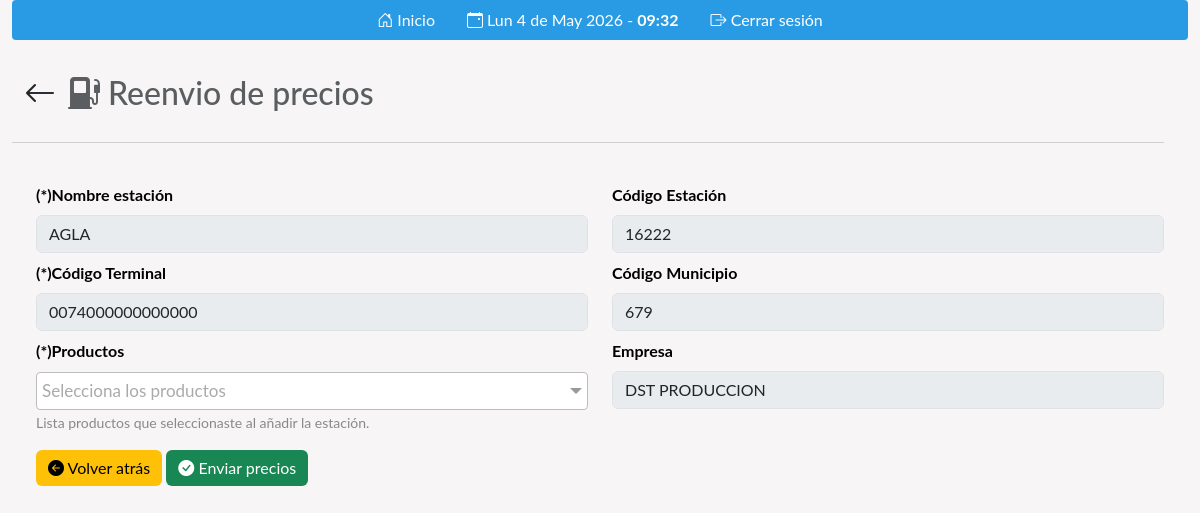
The page /enviar_precios_estacion.php?id_eess=16222 (signed in) on the database its author committed.
### tables this page shows
CREATE TABLE IF NOT EXISTS `mityc_establecimientos` (
  `ID_EESS_MITYC` int(11) NOT NULL,
  `CODIGO_MUNICIPIO` int(11) NOT NULL,
  `NOMBRE_ESTABLECIMIENTO` varchar(100) NOT NULL DEFAULT '',
  PRIMARY KEY (`ID_EESS_MITYC`,`CODIGO_MUNICIPIO`),
  KEY `ID_EESS_MITYC` (`ID_EESS_MITYC`),
  KEY `FK_MITYC_ESTABLECIMIENTOS_MITYC_MUNICIPIOS` (`CODIGO_MUNICIPIO`),
  CONSTRAINT `FK_MITYC_ESTABLECIMIENTOS_MITYC_MUNICIPIOS` FOREIGN KEY (`CODIGO_MUNICIPIO`) REFERENCES `mityc_municipios` (`CODIGO`) ON DELETE CASCADE ON UPDATE CASCADE
);

CREATE TABLE IF NOT EXISTS `mityc_precios` (
  `CODIGO_EESS` int(11) NOT NULL,
  `ID_MUNICIPIO` int(11) NOT NULL,
  `CODIGO_PRODUCTO` varchar(50) NOT NULL,
  `CODIGO_PRODUCTO_CA` int(11) NOT NULL,
  `PRECIO` varchar(50) DEFAULT NULL,
  `FECHA_UPD` datetime NOT NULL,
  `FETCH_DATE` datetime NOT NULL,
  PRIMARY KEY (`CODIGO_EESS`,`ID_MUNICIPIO`,`CODIGO_PRODUCTO`,`CODIGO_PRODUCTO_CA`),
  KEY `CODIGO_EESS` (`CODIGO_EESS`),
  KEY `ID_MUNICIPIO` (`ID_MUNICIPIO`),
  KEY `CODIGO_PRODUCTO` (`CODIGO_PRODUCTO`),
  KEY `CODIGO_PRODUCTO_CA` (`CODIGO_PRODUCTO_CA`),
  CONSTRAINT `FK_MITYC_PRECIOS_MITYC_ESTABLECIMIENTOS` FOREIGN KEY (`CODIGO_EESS`) REFERENCES `mityc_establecimientos` (`ID_EESS_MITYC`) ON DELETE CASCADE ON UPDATE CASCADE,
  CONSTRAINT `FK_MITYC_PRECIOS_MITYC_MUNICIPIOS` FOREIGN KEY (`ID_MUNICIPIO`) REFERENCES `mityc_municipios` (`CODIGO`) ON DELETE CASCADE ON UPDATE CASCADE,
  CONSTRAINT `FK_MITYC_PRECIOS_MITYC_PRODUCTOS` FOREIGN KEY (`CODIGO_PRODUCTO`) REFERENCES `mityc_productos` (`CODIGO`) ON DELETE CASCADE ON UPDATE CASCADE,
  CONSTRAINT `FK_MITYC_PRECIOS_MITYC_PRODUCTOS_2` FOREIGN KEY (`CODIGO_PRODUCTO_CA`) REFERENCES `mityc_productos` (`CODIGO_CA`) ON DELETE CASCADE ON UPDATE CASCADE
);

CREATE TABLE IF NOT EXISTS `establecimientos_empresa` (
  `CODIGO_EESS` int(11) NOT NULL,
  `CODIGO_EMPRESA` int(11) NOT NULL,
  `CODIGO_TERMINAL` varchar(100) DEFAULT NULL,
  `ESTADO` int(1) DEFAULT 1,
  PRIMARY KEY (`CODIGO_EESS`,`CODIGO_EMPRESA`),
  KEY `FK__EMPRESAS` (`CODIGO_EMPRESA`),
  CONSTRAINT `FK__EMPRESAS` FOREIGN KEY (`CODIGO_EMPRESA`) REFERENCES `empresas` (`CODIGO`) ON DELETE CASCADE ON UPDATE CASCADE,
  CONSTRAINT `FK__MITYC_ESTABLECIMIENTOS` FOREIGN KEY (`CODIGO_EESS`) REFERENCES `mityc_establecimientos` (`ID_EESS_MITYC`) ON DELETE CASCADE ON UPDATE CASCADE
);

CREATE TABLE IF NOT EXISTS `empresas` (
  `CODIGO` int(11) NOT NULL AUTO_INCREMENT,
  `EMPRESA` varchar(50) NOT NULL,
  `IP` varchar(50) NOT NULL,
  `PUERTO` varchar(50) NOT NULL DEFAULT '0',
  PRIMARY KEY (`CODIGO`) USING BTREE
);

### WriteLog.php (called while the page is built, shortened)
<?php
class WriteLog
{
    public function __construct()
    {
        $this->logDirectory = "/var/www/Envio_Precios/log/";
        $this->data_name = "log-".date('Ymd').".log";
        $last_log = "log-".date('Ymd', strtotime("-29 days")).".log";
    }
}
?>

### db/Conex.php (called while the page is built, shortened)
<?php
include_once '../WriteLog.php';
class Conex
{
    private $log;
    public static function conectar()
    {
        try {
            $db = new PDO("mysql:host=localhost;dbname=ENVIO_PRECIOS_MITYC", "root", "");
            $db->setAttribute(PDO::ATTR_ERRMODE, PDO::ERRMODE_EXCEPTION);
            $db->exec("SET CHARACTER SET UTF8");
        } catch (Exception $e) {
            self::$log = fopen('log/log.txt', 'a');
            fwrite(self::$log, "Error de conexión BBDD:" . $e->getMessage() . PHP_EOL);
            fclose(self::$log);
            die("Error de conexión:" . $e->getMessage());
        }
        return $db;
    }
}
?>

### web/inc/funciones.php (called while the page is built, shortened)
<?php
include_once '../db/Conex.php';
include_once '../WriteLog.php';
class Funciones
{
    private $db;
    public function __construct()
    {
        $this->db = Conex::conectar();
    }
    public function GetPreciosExistentes($id_eess)
    {
        $sql = "SELECT mp.CODIGO_EESS, me.NOMBRE_ESTABLECIMIENTO, ee.CODIGO_TERMINAL, me.CODIGO_MUNICIPIO, ee.CODIGO_EMPRESA, e.EMPRESA ,mp.CODIGO_PRODUCTO, mp.CODIGO_PRODUCTO_CA, mp.PRECIO, mp.FECHA_UPD FROM MITYC_PRECIOS mp
                INNER JOIN ESTABLECIMIENTOS_EMPRESA ee
                    ON ee.CODIGO_EESS = mp.CODIGO_EESS
                INNER JOIN EMPRESAS e
                    ON e.CODIGO = ee.CODIGO_EMPRESA
                INNER JOIN MITYC_ESTABLECIMIENTOS me
                    ON me.ID_EESS_MITYC = mp.CODIGO_EESS
                WHERE mp.CODIGO_EESS = :id_eess";
        $stmt = $this->db->prepare($sql);
        $stmt->bindParam(':id_eess', $id_eess);
        $stmt->execute();
        $precios = $stmt->fetchAll(PDO::FETCH_ASSOC);
        return $precios;
    }
}

### web/enviar_precios_estacion.php (the view, shortened to what this page needs)
<?php
    include 'inc/header.php';
    include_once 'inc/funciones.php';
    $funciones = new Funciones();
    $datos_eess = array();
    if($_SERVER['REQUEST_METHOD'] == 'POST'){
        $id_eess = $_POST['CODIGO_EESS'];
        $datos_eess = $funciones->GetPreciosExistentes($id_eess);
        $post_data = array();
        $post_data['CODIGO_EESS'] = $_POST['CODIGO_EESS'];
        $post_data['CODIGO_MUNICIPIO'] = $_POST['CODIGO_MUNICIPIO'];
        $post_data['CODIGO_EMPRESA'] = $_POST['CODIGO_EMPRESA'];
        $post_data['PRODUCTOS'] = $_POST['productos'];
        foreach($post_data['PRODUCTOS'] as $p){
            $post_data['PRECIOS'] [] = $funciones->GetPreciosEESS($post_data['CODIGO_EESS'], $post_data['CODIGO_MUNICIPIO'], $p);
        }
        if($funciones->addPrecios($post_data)){
            Header("Location: envios.php?success=1");
        }else{
            Header("Location: listado-estaciones.php?error=1");
        }
    }else{
        if(isset($_GET['id_eess'])){
            $id_eess = $_GET['id_eess'];
            $datos_eess = $funciones->GetPreciosExistentes($id_eess);
        }else{
            Header("Location: listado-estaciones.php?error=1");
        }
    }
?>
<div class="row">
    <div class="col-lg-12 p-4 ps-0">
        <div class="d-flex align-items-center">
            <a href="listado-estaciones.php" class="btn btn-outline"><h2><i class="bi bi-arrow-left"></i></h2></a>
            <h2><i class="bi bi-fuel-pump-fill pe-2"></i></i>Reenvio de precios</h2>
        </div>
        <hr />
    </div>
</div>
<div class="container">
    <form action="<?php echo $_SERVER['PHP_SELF']; ?>" method="POST" id="form-estacion">
        <div class="row">
            <div class="col">
                <label for="nombre" class="form-label">(*)Nombre estación</label>
                <input type="text" class="form-control" id="nombre" name="nombre" placeholder="Nombre de la estación" value="<?php echo $datos_eess[0]['NOMBRE_ESTABLECIMIENTO']; ?>" disabled/>
            </div>
            <div class="col">
                <label for="codestacion" class="form-label">Código Estación </label>
                <input type="text" class="form-control" id="codestacion" placeholder="Código Estación" value="<?php echo $datos_eess[0]['CODIGO_EESS']; ?>" disabled/>
            </div>
        </div>
        <div class="row pt-2">
            <div class="col">
                <label for="rotulo" class="form-label">(*)Código Terminal</label>
                <input type="text" class="form-control" id="terminal" name="terminal" placeholder="Código del terminal de la estación" pattern="[a-zA-Z0-9]*" value="<?php echo $datos_eess[0]['CODIGO_TERMINAL']; ?>" disabled/>
            </div>
            <div class="col">
                <label for="codmunicipio" class="form-label">Código Municipio</label>
                <input type="text" class="form-control" id="codmunicipio" placeholder="Código Municipio" value="<?php echo $datos_eess[0]['CODIGO_MUNICIPIO']; ?>" disabled/>
            </div>
        </div>
        <div class="row pt-2">
            <div class="col">
                <label for="productos" class="form-label">(*)Productos</label>
                <small class="text-muted">Lista productos que seleccionaste al añadir la estación.</small>
            </div>
            <div class="col">
                <label for="codmunicipio" class="form-label">Empresa</label>
                <input type="text" class="form-control" id="codEmpresa" placeholder="Empresa" value="<?php echo $datos_eess[0]['EMPRESA']; ?>" disabled/>
            </div>
        </div>
        <a href="listado-estaciones.php" class="btn btn-warning mt-3"><i class="bi bi-arrow-left-circle-fill"></i> Volver atrás</a>
        <button type="submit" class="btn btn-success mt-3" id="sav"><i class="bi bi-check-circle-fill"></i> Enviar precios</button>
    </form>
</div>
<?php include 'inc/footer.php'; ?>

### web/css/style.css (style rules this page uses)
body { background-color: #f7f5f5; font-family: 'Lato', 'Roboto', sans-serif; color: #5a5e60; overflow: auto; }
:root { --primary: #299be4; --bs-primary: #299be4 !important; }
.btn { --bs-btn-border-color: none !important; }
label { font-weight: bold !important; color: #000 !important; }
.text-muted { color: #5a5e60b6 !important; }
@media only screen and (min-width : 1200px) { .container { max-width: 1500px; } }

### rows shown on the page
mityc_establecimientos: nombre "AGLA", CODIGO_MUNICIPIO "679"
mityc_precios: CODIGO_EESS "16222"
establecimientos_empresa: terminal "0074000000000000"
empresas: EMPRESA "DST PRODUCCION"
